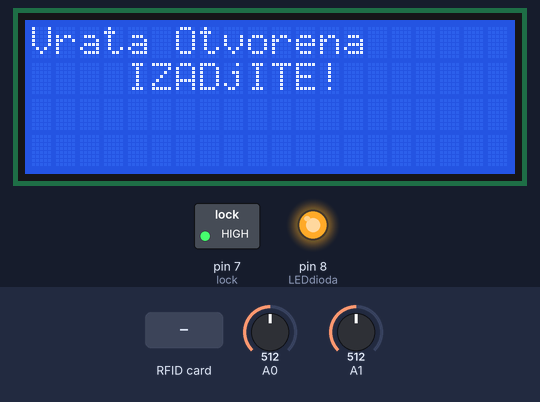
Bench run of a sketch on a simulated Arduino Mega 2560, built with avr-gcc and run on an emulated ATmega2560. Shown: 20×4 character LCD, switched loads named in the sketch (green lamp = pin HIGH), output pins drawn as LEDs (lit = HIGH). Dashed ring = blinking. The test bench sets the inputs (shaded band); at power-on: A1 = 512, A0 = 512. WiFi joins after 1.5 s; servers stay silent unless stated; uploads are accepted with an empty reply; pins used as bus, display or sensor lines are not drawn; what the sketch prints to the serial monitor is not drawn.

Above: at 1.3 s.
1.4 s: RFID card F4 7F EF 20 held to the reader
At 3.4 s:
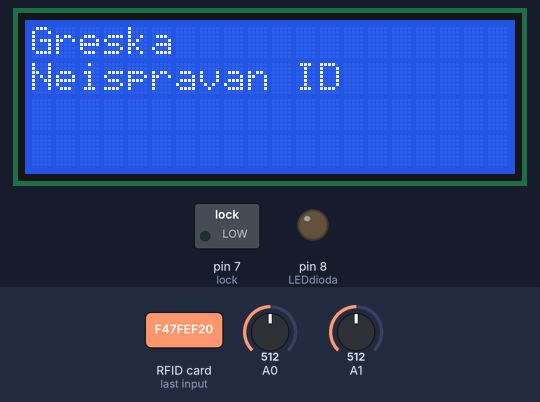
7.7 s: A1 set to 440
At 11.5 s:
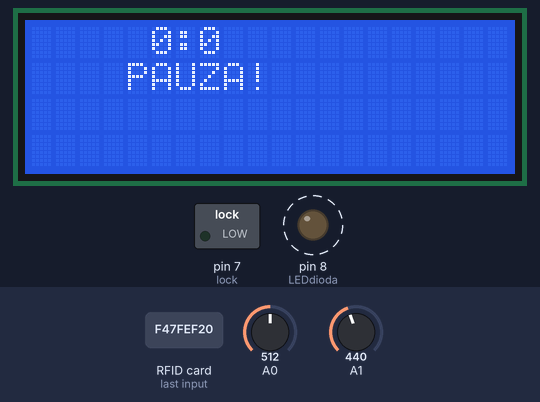
14.0 s: A1 set to 240
At 18.0 s:
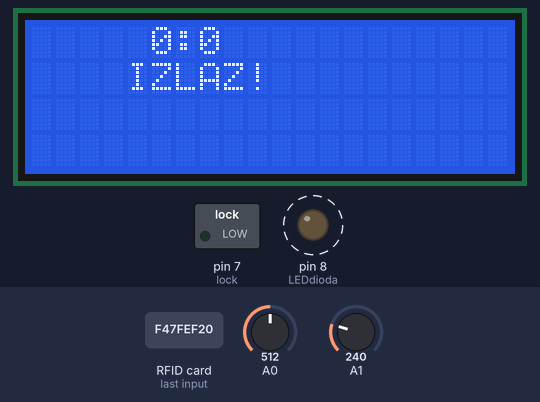
20.3 s: A0 set to 0
At 23.4 s:
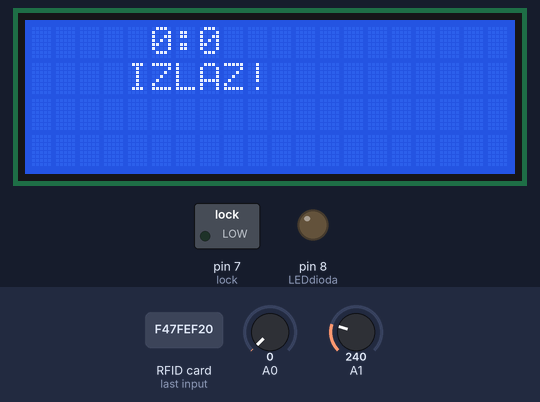
26.6 s: A1 set to 533
29.5 s: A1 set to 567
At 30.6 s:
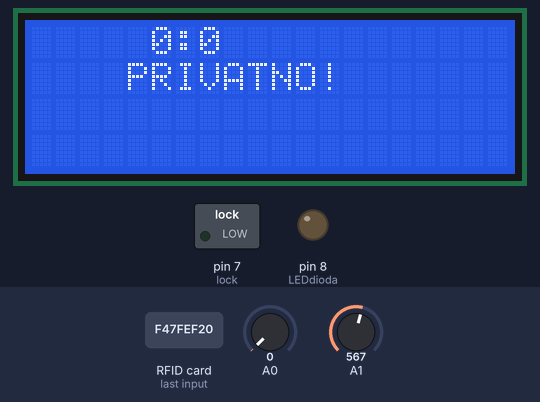
Timing chart, 0 to 32.5 s (numbered marks = the images above; inputs shaded):
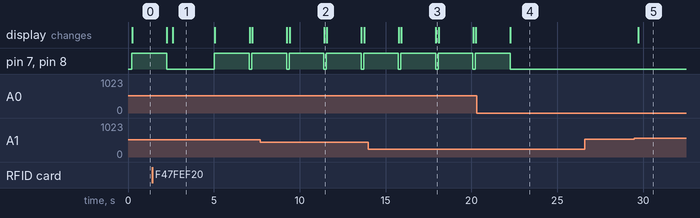

The sketch:

RfidEntrySystem.ino
```cpp
/*
 * ----------------------------------------------------------------------------
 * This sketch uses the MFRC522 library ; see https://github.com/miguelbalboa/rfid
 * for further details and other examples.
 *
 * NOTE: The library file MFRC522.h has a lot of useful info. Please read it.
 *
 * This sketch show a simple locking mechanism using the RC522 RFID module.
 * ----------------------------------------------------------------------------
 * Typical pin layout used:
 * -----------------------------------------------------------------------------------------
 *             MFRC522      Arduino       Arduino   Arduino    Arduino          Arduino
 *             Reader/PCD   Uno           Mega      Nano v3    Leonardo/Micro   Pro Micro
 * Signal      Pin          Pin           Pin       Pin        Pin              Pin
 * -----------------------------------------------------------------------------------------
 * RST/Reset   RST          9             5         D9         RESET/ICSP-5     RST
 * SPI SS      SDA(SS)      10            53        D10        10               10
 * SPI MOSI    MOSI         11 / ICSP-4   51        D11        ICSP-4           16
 * SPI MISO    MISO         12 / ICSP-1   50        D12        ICSP-1           14
 * SPI SCK     SCK          13 / ICSP-3   52        D13        ICSP-3           15
 *
 */
#include <SPI.h>
#include <MFRC522.h>
#include <LiquidCrystal_I2C.h>
#include <time.h>
#include <TimeLib.h>
#include <Ethernet.h>
#include <HttpClient.h>

#define RST_PIN         49           // Configurable, see typical pin layout above
#define SS_PIN          53          // Configurable, see typical pin layout above

MFRC522 mfrc522(SS_PIN, RST_PIN);   // Create MFRC522 instance.

String read_rfid;                   // Add how many you need and don't forget to include the UID.
String ok_rfid_1="f47fef20";        // This is for my main RFID Card. aka. The one I will be using to turn on my PC. Can also be used to shut it down if you want to.
String ok_rfid_2="dab93247";        // This is for the RFID Keyfob. aka. Shutdown Keyfob. Not advisable tho. Just shutdown your PC normally.
int lock = 7;// For the Card.
int mod=0;//0-standby,1-ulaz,2-sluzbeno,3-privatno,4-pauza,5-izlaz
bool triggeredByRFID=false;
//bool modExpired=false;
bool modChanged=false;
//int lock2 = 7;                      // For the Keyfob.
LiquidCrystal_I2C lcd(0x27,20,4);  // set the LCD address to 0x27 for a 16 chars and 2 line display
int taster = analogRead(A0); // pin tastera
int ostaliTasteri=analogRead(A1);

int LEDdioda = 8; // pin LED dioda
// ova promenjiva se menja pritiskom na taster
int stanjetastera = 0; //promenjiva koj
int stanjeOstalihTastera=0;

//defunct
struct tm* timeinfo;
time_t rawtime;


EthernetClient client;
byte mac[] = { 0xDE, 0xAD, 0xBE, 0xEF, 0xFE, 0xED };
IPAddress ip(192, 168, 1, 119);
int httpPort=80;
char hostName[]="192.168.1.112";


/*
 * Initialize.
 */
void setup() {
    Serial.begin(9600);         // Initialize serial communications with the PC
    while (!Serial);            // Do nothing if no serial port is opened (added for Arduinos based on ATMEGA32U4)
    SPI.begin();                // Init SPI bus
    mfrc522.PCD_Init();         // Init MFRC522 card

    //Choose which lock below:
    pinMode(lock, OUTPUT);
//    pinMode(lock2, OUTPUT);
    pinMode(LEDdioda, OUTPUT);
    pinMode(taster, INPUT);
    pinMode(ostaliTasteri,INPUT);
    lcd.init();                      // initialize the lcd
    time (&rawtime);
    timeinfo = localtime (&rawtime);
    Ethernet.begin(mac, ip);
//    if (Ethernet.begin(mac) == 0) {
//      Serial.println("Failed to obtaining an IP address using DHCP");
//      Ethernet.begin(mac, ip);
//  }

}
/*
 * Helper routine to dump a byte array as hex values to Serial.
 */
void dump_byte_array(byte *buffer, byte bufferSize) {
    read_rfid="";
    for (byte i = 0; i < bufferSize; i++) {
        read_rfid=read_rfid + String(buffer[i], HEX);
    }
}
//0-standby,1-ulaz,2-sluzbeno,3-privatno,4-pauza,5-izlaz
String modMapIntToString(int modInt)
{
  switch(modInt)
  {
    case 0:
      return "SPREMNO!";
    case 1:
      return "ULAZ!";
    case 2:
      return "SLUZBENO!";
    case 3:
      return "PRIVATNO!";
    case 4:
      return "PAUZA!";
    case 5:
      return "IZLAZ!";

  }
}

void open_lock(bool successful=true,int entryMod=0) {
  //Use this routine when working with Relays and Solenoids etc.
  lcd.clear();
  if(successful)
  {
    digitalWrite(lock,HIGH);
    digitalWrite(LEDdioda, HIGH);
    if(!entryMod)
    {
      lcd.backlight();
      lcd.setCursor(0,0);
      lcd.print("Vrata Otvorena");
      lcd.setCursor(4,1);
      lcd.print("IZADjITE!");
      delay(2000);
    }
    else
    {
      lcd.backlight();
      lcd.setCursor(0,0);
      lcd.print(modMapIntToString(entryMod));
      lcd.setCursor(4,1);
      lcd.print("USPESNO!");
      delay(2000);
    }

    digitalWrite(LEDdioda, LOW);
    digitalWrite(lock,LOW);
  }
  else
  {
    lcd.backlight();
    lcd.setCursor(0,0);
    lcd.print("Greska");
    lcd.setCursor(0,1);
    lcd.print("Neispravan ID");
    delay(2000);
  }
//  modChanged=true;
}
void displayEntry(int entryMod)
{
//  char* printTime;
//  sprintf(printTime,"asdf");

  if(modChanged)
    lcd.clear();
  if(mod)
  {
  lcd.backlight();
  lcd.setCursor(5,0);
  lcd.print(String(hour())+":"+String(minute()));
  lcd.setCursor(4,1);
  lcd.print(modMapIntToString(entryMod));
  }
  else
  {
    lcd.backlight();
    lcd.setCursor(0,0);
    lcd.print("Vrata Zatvorena");
    lcd.setCursor(4,1);
    lcd.print("SPREMNO!");
  }
//  delay(2000);
}
//bool modExpire(void *argument)
//{
//  mod=0;
//  lcd.clear();
//  lcd.backlight();
//  lcd.setCursor(0,0);
//  lcd.print("Vrata Zatvorena");
//  lcd.setCursor(4,1);
//  lcd.print("SPREMNO!");
//  modExpired=true;
//  return false;
//}
//void modExpireRead()
//{
//  mod=0;
//  lcd.clear();
//  lcd.backlight();
//  lcd.setCursor(0,0);
//  lcd.print("Vrata Zatvorena");
//  lcd.setCursor(4,1);
//  lcd.print("SPREMNO!");
//  modExpired=true;
//}
void logEntryDB(bool validEntry=true)
{
  String httpMethod="GET";
  String pathName="/rfid/logEntry.php";
  String queryString="?mode="+(validEntry ? String(mod) : String("-1"))+"&rfid="+String(read_rfid);
  if(client.connect(hostName, httpPort)) {
    // if connected:
    Serial.println("Connected to server");
    // make a HTTP request:
    // send HTTP header
    client.println("GET " + pathName + queryString + " HTTP/1.1");
    client.println("Host: " + String(hostName));
    client.println("Connection: close");
    client.println(); // end HTTP header

    Serial.println("Response:");
    while(client.connected()) {
      if(client.available()){
        // read an incoming byte from the server and print it to serial monitor:
        char c = client.read();
          Serial.print(c);
      }
    }

    // the server's disconnected, stop the client:
    client.stop();
    Serial.println();
    Serial.println("disconnected");
  } else {// if not connected:
    Serial.println("connection failed");
  }
}
void readRFID(int entryMod=0)
{
  modChanged=false;//ako ne procita nece da clearuje display
  if ( ! mfrc522.PICC_IsNewCardPresent())
        {
                triggeredByRFID=false;
                return;
        }

    // Select one of the cards
    if ( ! mfrc522.PICC_ReadCardSerial())
        {
                triggeredByRFID=false;
                return;
        }

  dump_byte_array(mfrc522.uid.uidByte, mfrc522.uid.size);
//    Serial.println(read_rfid,entryMod);read_rfid==ok_rfid_1 || read_rfid==ok_rfid_2
    if (rfidValidate()) {
      //ok, open the door.
      triggeredByRFID=true;
      open_lock(true,entryMod);
      logEntryDB();
    }
    else
      {
        open_lock(false,entryMod);
        logEntryDB(false);
      }
    modChanged=true;//ako procita obelezava da display treba da se clear prvo pa onda ispisuje
    Serial.println(read_rfid);
}
bool readRFIDCallback(void *argument)
{
  readRFID(mod);
  return false;
}

bool rfidValidate()
{
  bool valid=false;
  String httpMethod="GET";
  String pathName="/rfid/validateEntry.php";
  String queryString="?rfid="+String(read_rfid);
  if(client.connect(hostName, httpPort)) {
    // if connected:
    Serial.println("Connected to server");
    // make a HTTP request:
    // send HTTP header
    client.println("GET " + pathName + queryString + " HTTP/1.1");
    client.println("Host: " + String(hostName));
    client.println("Connection: close");
    client.println(); // end HTTP header

    char previous='-';
    Serial.println("Response:");
    while(client.connected()) {
      if(client.available()){
        // read an incoming byte from the server and print it to serial monitor:
        char c = client.read();
        if(previous=='#')
          {
            Serial.print(c);
            c=='1'? valid=true : valid=false;
          }
        previous=c;
      }
    }

    // the server's disconnected, stop the client:
    client.stop();
    Serial.println();
    Serial.println("disconnected");
  } else {// if not connected:
    Serial.println("connection failed");
  }
  return valid;
}


void loop() {
  stanjetastera = analogRead(A0);
  stanjeOstalihTastera=analogRead(A1);
  time (&rawtime);
  timeinfo = localtime (&rawtime);

//  Serial.println(stanjeOstalihTastera);
  delay(100);

  if ( !triggeredByRFID and stanjetastera > 0   ) {
  mod=0;
  open_lock();
//  modChanged=true;
  }
  //0-standby,1-ulaz,2-sluzbeno,3-privatno,4-pauza,5-izlaz
  if (stanjeOstalihTastera >950  and (stanjeOstalihTastera <1100 ))
    {
      mod=1;
      modChanged=true;
    }
  if (stanjeOstalihTastera >750  and (stanjeOstalihTastera <850 ))
    {
      mod=2;
      modChanged=true;
    }
  if (stanjeOstalihTastera >550  and (stanjeOstalihTastera <750 ))
   {
      mod=3;
      modChanged=true;
    }
  if (stanjeOstalihTastera >350 and (stanjeOstalihTastera <450 ))
    {
      mod=4;
      modChanged=true;
    }
  if (stanjeOstalihTastera >150  and (stanjeOstalihTastera <250 ))
    {
      mod=5;
      modChanged=true;
    }


  displayEntry(mod);
  readRFID(mod);
//  modChanged=false;
}
```

Measured:
- the behaviour switches between 550 and 551 on A1 (found by bisection; images 4 and 5)
- after the input at 7.7 s, the display: first differs from a run without the input after 3.7 s (image 2)
- after the input at 14.0 s, the display: first differs from a run without the input after 3.9 s (image 3)
- after the input at 20.3 s, pin 7 (lock), pin 8 (LEDdioda): goes on until 22.3 s, then stays LOW
- after the input at 26.6 s, every drawn part: stays the same
- after the input at 29.5 s, the display: changes after 0.21 s (image 5)
- by itself, pin 7 (lock), pin 8 (LEDdioda): alternates HIGH for 2.0 s and LOW for 0.14 s
- what the display in image 1 shows lasts 2.5 s, from 2.6 s to 5.1 s
